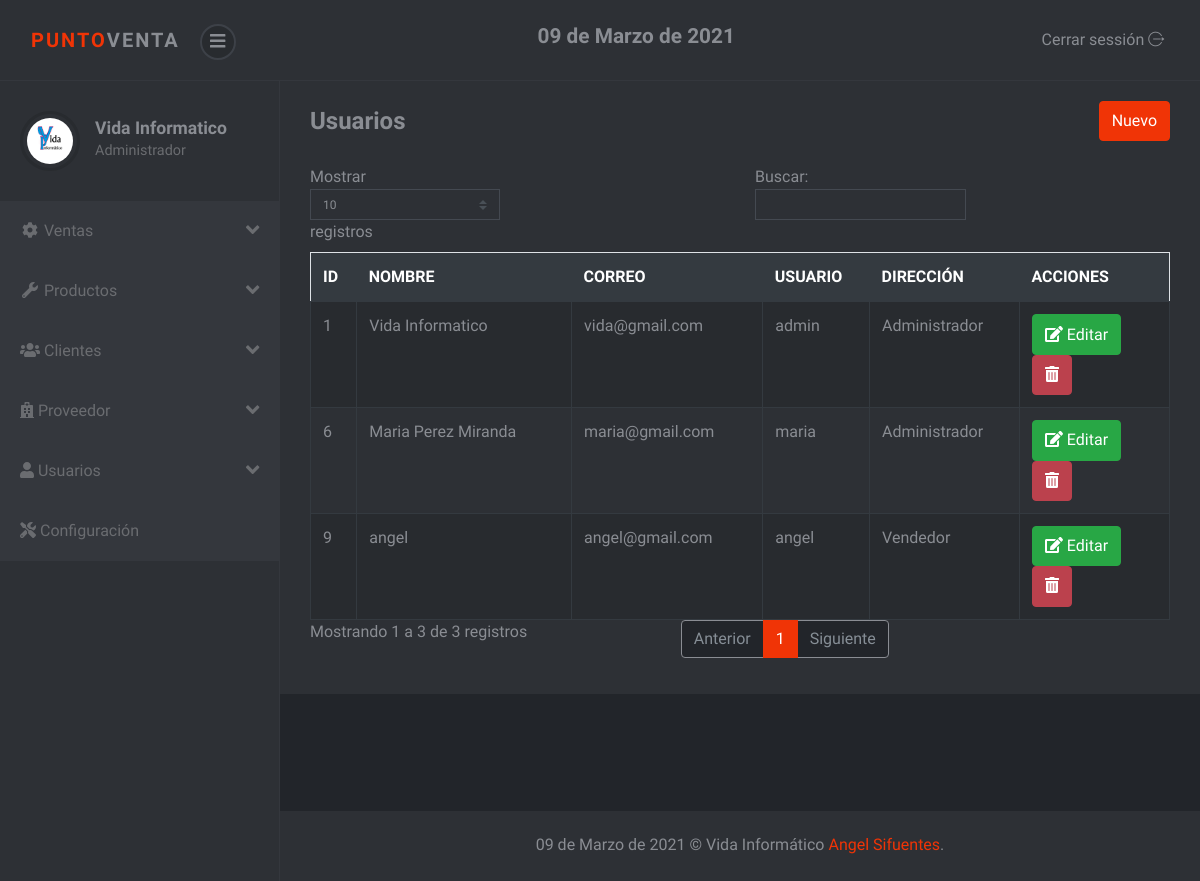
The page /sistema/lista_usuarios.php (signed in) on the database its author committed.
### tables this page shows
CREATE TABLE `usuario` (
  `idusuario` int(11) NOT NULL,
  `nombre` varchar(100) NOT NULL,
  `correo` varchar(100) NOT NULL,
  `usuario` varchar(20) NOT NULL,
  `clave` varchar(50) NOT NULL,
  `rol` int(11) NOT NULL
);

CREATE TABLE `rol` (
  `idrol` int(11) NOT NULL,
  `rol` varchar(50) NOT NULL
);

### sistema/lista_usuarios.php (the view)
<?php include_once "includes/header.php"; ?>
<div class="container-fluid">
	<div class="d-sm-flex align-items-center justify-content-between mb-4">
		<h1 class="h3 mb-0 text-gray-800">Usuarios</h1>
		<?php if ($_SESSION['rol'] == 1) { ?>
		<a href="registro_usuario.php" class="btn btn-primary">Nuevo</a>
		<?php } ?>
	</div>
	<div class="row">
		<div class="col-lg-12">
			<div class="table-responsive">
				<table class="table table-striped table-bordered" id="table">
					<thead class="thead-dark">
						<tr>
							<th>ID</th>
							<th>NOMBRE</th>
							<th>CORREO</th>
							<th>USUARIO</th>
							<th>DIRECCIÓN</th>
							<?php if ($_SESSION['rol'] == 1) { ?>
							<th>ACCIONES</th>
							<?php }?>
						</tr>
					</thead>
					<tbody>
						<?php
						include "../conexion.php";
						$query = mysqli_query($conexion, "SELECT u.idusuario, u.nombre, u.correo, u.usuario, r.rol FROM usuario u INNER JOIN rol r ON u.rol = r.idrol");
						$result = mysqli_num_rows($query);
						if ($result > 0) {
							while ($data = mysqli_fetch_assoc($query)) { ?>
								<tr>
									<td><?php echo $data['idusuario']; ?></td>
									<td><?php echo $data['nombre']; ?></td>
									<td><?php echo $data['correo']; ?></td>
									<td><?php echo $data['usuario']; ?></td>
									<td><?php echo $data['rol']; ?></td>
									<?php if ($_SESSION['rol'] == 1) { ?>
									<td>
										<a href="editar_usuario.php?id=<?php echo $data['idusuario']; ?>" class="btn btn-success"><i class='fas fa-edit'></i> Editar</a>
										<form action="eliminar_usuario.php?id=<?php echo $data['idusuario']; ?>" method="post" class="confirmar d-inline">
											<button class="btn btn-danger" type="submit"><i class='fas fa-trash-alt'></i> </button>
										</form>
									</td>
									<?php } ?>
								</tr>
						<?php }
						} ?>
					</tbody>
				</table>
			</div>
		</div>
	</div>
</div>
<?php include_once "includes/footer.php"; ?>

### sistema/includes/header.php (shortened to what this page needs)
<?php
include "includes/functions.php";
?>
<!DOCTYPE html>
<html>
<head>
	<link rel="stylesheet" href="vendor/bootstrap/css/bootstrap.min.css">
	<link rel="stylesheet" href="css/font.css">
	<link rel="stylesheet" href="css/style.violet.css" id="theme-stylesheet">
	<link rel="stylesheet" href="css/custom.css">
</head>
<body>
	<header class="header">
		<nav class="navbar navbar-expand-lg">
			<div class="container-fluid d-flex align-items-center justify-content-between">
				<div class="navbar-header">
					<a href="index.php" class="navbar-brand">
						<div class="brand-text brand-big visible text-uppercase"><strong class="text-primary">Punto</strong><strong>Venta</strong></div>
					</a>
					<button class="sidebar-toggle"><i class="fas fa-bars"></i></button>
				</div>
				<h4><?php echo fechaPeru(); ?></h4>
				<div class="right-menu list-inline no-margin-bottom">
					<div class="list-inline-item logout"> <a id="logout" href="salir.php" class="nav-link"> <span class="d-none d-sm-inline">Cerrar sessión </span><i class="icon-logout"></i></a></div>
				</div>
			</div>
		</nav>
	</header>
	<div class="d-flex align-items-stretch">
		<nav id="sidebar">
			<div class="sidebar-header d-flex align-items-center">
				<div class="avatar"><img src="img/logo.jpg" alt="..." class="img-fluid rounded-circle"></div>
				<div class="title">
					<h1 class="h5"><?php echo $_SESSION['nombre']; ?></h1>
					<p><?php if ($_SESSION['rol'] == 1) {
							echo "Administrador";
						} else {
							echo "Vendedor";
						} ?></p>
				</div>
			</div>
			<ul class="navbar-nav bg-gradient-primary sidebar sidebar-dark accordion" id="accordionSidebar">
				<li class="nav-item">
					<a class="nav-link collapsed" href="#" data-toggle="collapse" data-target="#collapseTwo" aria-expanded="true" aria-controls="collapseTwo">
						<i class="fas fa-fw fa-cog"></i>
						<span>Ventas</span>
						<i class="fas fa-angle-down fa-lg float-right"></i>
					</a>
				</li>
				<li class="nav-item">
					<a class="nav-link collapsed" href="#" data-toggle="collapse" data-target="#collapseUtilities" aria-expanded="true" aria-controls="collapseUtilities">
						<i class="fas fa-fw fa-wrench"></i>
						<span>Productos</span>
						<i class="fas fa-angle-down fa-lg float-right"></i>
					</a>
				</li>
				<li class="nav-item">
					<a class="nav-link collapsed" href="#" data-toggle="collapse" data-target="#collapseClientes" aria-expanded="true" aria-controls="collapseUtilities">
						<i class="fas fa-users"></i>
						<span>Clientes</span>
						<i class="fas fa-angle-down fa-lg float-right"></i>
					</a>
				</li>
				<li class="nav-item">
					<a class="nav-link collapsed" href="#" data-toggle="collapse" data-target="#collapseProveedor" aria-expanded="true" aria-controls="collapseUtilities">
						<i class="fas fa-hospital"></i>
						<span>Proveedor</span>
						<i class="fas fa-angle-down fa-lg float-right"></i>
					</a>
				</li>
				<?php if ($_SESSION['rol'] == 1) { ?>
					<li class="nav-item">
						<a class="nav-link" href="#" data-toggle="collapse" data-target="#collapseUsuarios" aria-expanded="true">
							<i class="fas fa-user"></i>
							<span>Usuarios</span>
							<i class="fas fa-angle-down fa-lg float-right"></i>
						</a>
					</li>
				<?php } ?>
				<li class="nav-item">
					<a class="nav-link" href="configuracion.php" aria-expanded="true">
						<i class="fas fa-tools"></i>
						<span>Configuración</span>
					</a>
				</li>
			</ul>
		</nav>
		<div class="page-content">
			<div class="page-header">

### sistema/includes/footer.php (shortened to what this page needs)
</div>
<footer class="footer">
  <div class="footer__block block no-margin-bottom">
    <div class="container-fluid text-center">
      <p class="no-margin-bottom"><?php echo fechaPeru(); ?> &copy; Vida Informático <a href="https://angelsifuentes.com">Angel Sifuentes</a>.</p>
    </div>
  </div>
</footer>
</div>
</div>
</body>
</html>

### sistema/css/style.violet.css (style rules this page uses)
body { position: relative; }
a { -webkit-transition: all 0.3s; transition: all 0.3s; display: inline-block; }
.text-uppercase { letter-spacing: 0.1em; }
p { line-height: 1.7; }
button { cursor: pointer; }
i, span, strong { display: inline-block; }
.no-margin-bottom { margin-bottom: 0 !important; }
.block { padding: 20px; background: #2d3035; color: #8a8d93; margin-bottom: 30px; }
.page-content { position: relative; background: #22252a; min-height: 100vh; width: calc(100% - 280px); padding: 0; padding-bottom: 70px; }
.page-header { padding: 20px 15px; background: #2d3035; color: #8a8d93; margin-bottom: 30px; }
.footer { position: absolute; bottom: 0; width: 100%; }
.footer .footer__block { min-height: 70px; }
i[class*='icon-'] { -webkit-transform: translateY(2px); transform: translateY(2px); }
nav.navbar { background: #2d3035; color: #8a8d93; padding-top: 20px; padding-bottom: 20px; border-bottom: 1px solid #34373d; z-index: 10; }
nav.navbar .sidebar-toggle { width: 36px; height: 36px; line-height: 29px; text-align: center; border-radius: 50%; background: #282b2f; color: #8a8d93; font-size: 1.1rem; border: 2px solid #3d4148; outline: none; }
nav.navbar a { color: inherit; }
nav.navbar .brand-text { display: none; font-weight: 700; }
nav.navbar .brand-text.visible { display: block; }
nav.navbar a.nav-link { padding: .5rem .3rem; position: relative; }
nav#sidebar { width: 280px; background: #2d3035; color: #6a6c70; border-right: 1px solid #34373d; }
nav#sidebar a { color: inherit; text-decoration: none; position: relative; }
nav#sidebar a[aria-expanded="true"] { background: #34373d; }
nav#sidebar .sidebar-header { padding: 30px 20px; }
nav#sidebar .sidebar-header h1, nav#sidebar .sidebar-header p { margin-bottom: 0; }
nav#sidebar .sidebar-header h1 { color: #8a8d93; }
nav#sidebar .sidebar-header p { font-size: 0.9rem; }
nav#sidebar .avatar { width: 60px; height: 60px; border-radius: 50%; overflow: hidden; margin-right: 15px; background: none; padding: 4px; border: 3px solid #282b2f; }
nav#sidebar ul { max-height: none; }
nav#sidebar li { position: relative; }
nav#sidebar li a { padding: 18px 20px; display: block; font-weight: 400; }
nav#sidebar li::before { content: ''; width: 2px; height: 100%; background: none; display: block; position: absolute; top: 0; left: 0; z-index: 99; }
button, input[type='submit'] { cursor: pointer; font-family: inherit; font-weight: 300 !important; }
.table { margin-bottom: 0; color: #8a8d93; }
.table td, .table th { border-color: #343a40; }
.table thead th { border: none; }
.table-striped tbody tr { -webkit-transition: all 0.3s; transition: all 0.3s; }
.table-striped tbody tr:nth-of-type(odd) { background-color: #282b2f; }
.table-bordered td, .table-bordered th { border-color: #343a40; }
.navbar { padding: 0.5rem 1rem; }
.navbar-brand { display: inline-block; padding-top: 0.3125rem; padding-bottom: 0.3125rem; margin-right: 1rem; font-size: 1.25rem; }
.btn { font-weight: 400; border: 1px solid transparent; padding: 0.45rem 0.75rem; font-size: 1rem; line-height: 1.5; border-radius: 0.25rem; -webkit-transition: color 0.15s ease-in-out, background-color 0.15s ease-in-out, border-color 0.15s ease-in-out, -webkit-box-shadow 0.15s ease-in-out; transition: color 0.15s ease-in-out, background-color 0.15s ease-in-out, border-color 0.15s ease-in-out, -webkit-box-shadow 0.15s ease-in-out; transition: color 0.15s ease-in-out, background-color 0.15s ease-in-out, border-color 0.15s ease-in-out, box-shadow 0.15s ease-in-out; transition: color 0.15s ease-in-out, background-color 0.15s ease-in-out, border-color 0.15s ease-in-out, box-shadow 0.15s ease-in-out, -webkit-box-shadow 0.15s ease-in-out; }
.btn-primary { color: color-yiq(#f03406); background-color: #f03406; border-color: #f03406; }
.btn-success { color: color-yiq(#28a745); background-color: #28a745; border-color: #28a745; }
.btn-danger { color: color-yiq(#bb414d); background-color: #bb414d; border-color: #bb414d; }
body { font-family: "Muli", sans-serif; font-size: 1rem; font-weight: 400; line-height: 1.5; color: #8a8d93; background-color: #fff; }
a { color: #f03406; text-decoration: none; }
h1, h2, h3, h4, h5, h6, .h1, .h2, .h3, .h4, .h5, .h6 { margin-bottom: 0.5rem; font-family: inherit; font-weight: 700; line-height: 1.2; color: inherit; }
h1, .h1 { font-size: 2.5rem; }
h3, .h3 { font-size: 1.5rem; }
h4, .h4 { font-size: 1.3rem; }
h5, .h5 { font-size: 1.1rem; }
.text-primary { color: #f03406 !important; }
.nav-link { padding: 0.5rem 1rem; }

### rows shown on the page
usuario: idusuario "1", nombre "Vida Informatico", correo "vida@gmail.com", usuario "admin", rol.rol "Administrador"
usuario: idusuario "6", nombre "Maria Perez Miranda", correo "maria@gmail.com", usuario "maria", rol.rol "Administrador"
usuario: idusuario "9", nombre "angel", correo "angel@gmail.com", usuario "angel", rol.rol "Vendedor"

### other values the page prints
fechaPeru() "09 de Marzo de 2021"
$_SESSION['nombre'] "Vida Informatico"
